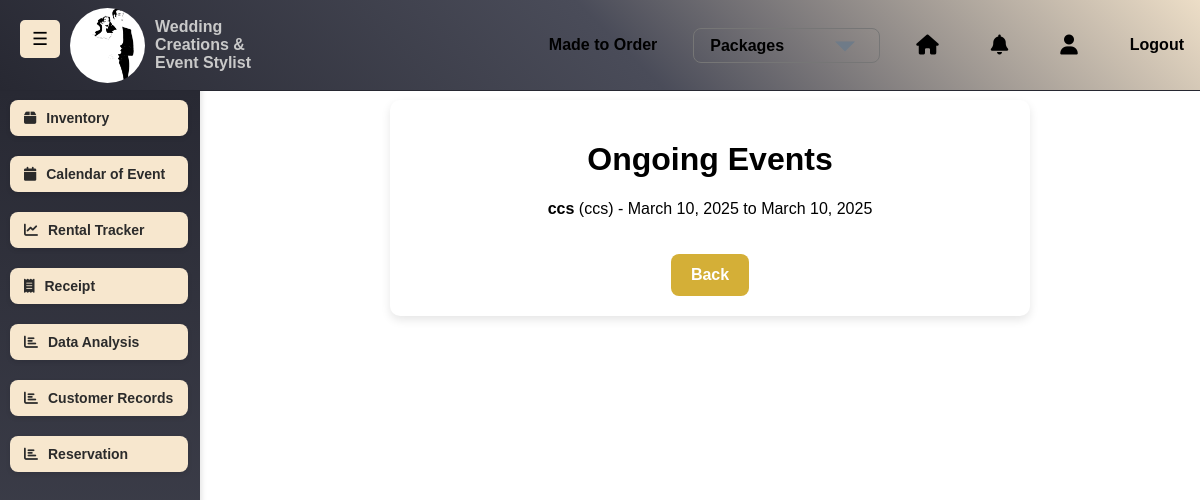
Page /ongoing-events/ (signed in) on the earlier database version.
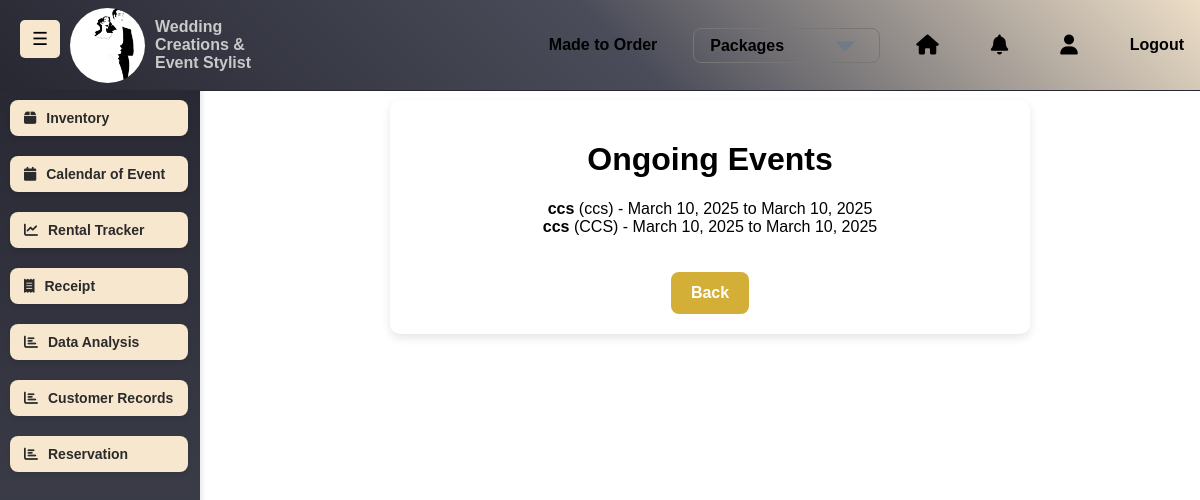
Same page on the later database version.
### saritasapp/models.py (models this page shows, shortened)
class Event(models.Model):
    title = models.CharField(max_length=200)
    venue = models.CharField(max_length=255)  # Ensure this exists
    start_date = models.DateField()
    end_date = models.DateField(null=True, blank=True)
    notes = models.TextField(blank=True, null=True)

### saritasapp/views.py (the view)
# urls.py: path("ongoing-events/", views.ongoing_events, name="ongoing_events"),
@login_required
def ongoing_events(request):
    events = Event.objects.filter(start_date__lte=now().date(), end_date__gte=now().date())
    return render(request, "saritasapp/ongoing_events.html", {"events": events})

### saritasapp/templates/saritasapp/ongoing_events.html (shortened to what this page needs)
{% extends "saritasapp/base.html" %}
{% block content %}
<div class="event-container">
    <h1>Ongoing Events</h1>
    <ul class="event-list">
        {% for event in events %}
            <li><strong>{{ event.title }}</strong> ({{ event.venue }}) - {{ event.start_date }} to {{ event.end_date }}</li>
        {% empty %}
            <p>No ongoing events.</p>
        {% endfor %}
    </ul>
    <a href="{% url 'saritasapp:calendar' %}" class="gold-button">Back</a>
</div>
{% endblock %}

Differences in the rows shown:
added Event: title "ccs", venue "CCS", start_date "March 10, 2025", end_date "March 10, 2025"
